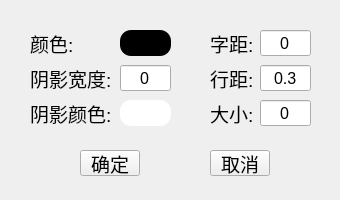
<?xml version="1.0" encoding="UTF-8"?>
<ui version="4.0">
 <class>Dialog</class>
 <widget class="QDialog" name="Dialog">
  <property name="geometry">
   <rect>
    <x>0</x>
    <y>0</y>
    <width>340</width>
    <height>200</height>
   </rect>
  </property>
  <property name="minimumSize">
   <size>
    <width>340</width>
    <height>200</height>
   </size>
  </property>
  <property name="maximumSize">
   <size>
    <width>340</width>
    <height>200</height>
   </size>
  </property>
  <property name="windowTitle">
   <string>字距设置</string>
  </property>
  <property name="windowIcon">
   <iconset>
    <normaloff>img.png</normaloff>
    <normalon>img.png</normalon>img.png</iconset>
  </property>
  <widget class="QLabel" name="label_16">
   <property name="geometry">
    <rect>
     <x>210</x>
     <y>65</y>
     <width>51</width>
     <height>26</height>
    </rect>
   </property>
   <property name="minimumSize">
    <size>
     <width>0</width>
     <height>0</height>
    </size>
   </property>
   <property name="maximumSize">
    <size>
     <width>666666</width>
     <height>26</height>
    </size>
   </property>
   <property name="font">
    <font>
     <pointsize>14</pointsize>
     <bold>false</bold>
    </font>
   </property>
   <property name="autoFillBackground">
    <bool>false</bool>
   </property>
   <property name="styleSheet">
    <string notr="true"/>
   </property>
   <property name="text">
    <string>行距:</string>
   </property>
  </widget>
  <widget class="QLineEdit" name="lineEdit_2">
   <property name="geometry">
    <rect>
     <x>260</x>
     <y>65</y>
     <width>51</width>
     <height>26</height>
    </rect>
   </property>
   <property name="font">
    <font>
     <pointsize>12</pointsize>
    </font>
   </property>
   <property name="text">
    <string>0.3</string>
   </property>
   <property name="maxLength">
    <number>4</number>
   </property>
   <property name="alignment">
    <set>Qt::AlignCenter</set>
   </property>
  </widget>
  <widget class="QLabel" name="label_13">
   <property name="geometry">
    <rect>
     <x>210</x>
     <y>30</y>
     <width>51</width>
     <height>26</height>
    </rect>
   </property>
   <property name="minimumSize">
    <size>
     <width>0</width>
     <height>0</height>
    </size>
   </property>
   <property name="maximumSize">
    <size>
     <width>666666</width>
     <height>26</height>
    </size>
   </property>
   <property name="font">
    <font>
     <pointsize>14</pointsize>
     <bold>false</bold>
    </font>
   </property>
   <property name="contextMenuPolicy">
    <enum>Qt::DefaultContextMenu</enum>
   </property>
   <property name="autoFillBackground">
    <bool>false</bool>
   </property>
   <property name="styleSheet">
    <string notr="true"/>
   </property>
   <property name="text">
    <string>字距:</string>
   </property>
  </widget>
  <widget class="QLineEdit" name="lineEdit">
   <property name="geometry">
    <rect>
     <x>260</x>
     <y>30</y>
     <width>51</width>
     <height>26</height>
    </rect>
   </property>
   <property name="font">
    <font>
     <pointsize>12</pointsize>
    </font>
   </property>
   <property name="text">
    <string>0</string>
   </property>
   <property name="maxLength">
    <number>4</number>
   </property>
   <property name="alignment">
    <set>Qt::AlignCenter</set>
   </property>
  </widget>
  <widget class="QPushButton" name="pushButton">
   <property name="geometry">
    <rect>
     <x>80</x>
     <y>150</y>
     <width>60</width>
     <height>26</height>
    </rect>
   </property>
   <property name="font">
    <font>
     <family>黑体</family>
     <pointsize>14</pointsize>
    </font>
   </property>
   <property name="text">
    <string>确定</string>
   </property>
   <property name="autoDefault">
    <bool>false</bool>
   </property>
  </widget>
  <widget class="QPushButton" name="pushButton_2">
   <property name="geometry">
    <rect>
     <x>210</x>
     <y>150</y>
     <width>60</width>
     <height>26</height>
    </rect>
   </property>
   <property name="font">
    <font>
     <family>黑体</family>
     <pointsize>14</pointsize>
    </font>
   </property>
   <property name="text">
    <string>取消</string>
   </property>
   <property name="autoDefault">
    <bool>false</bool>
   </property>
  </widget>
  <widget class="QPushButton" name="pushButton_1">
   <property name="geometry">
    <rect>
     <x>120</x>
     <y>30</y>
     <width>51</width>
     <height>26</height>
    </rect>
   </property>
   <property name="sizePolicy">
    <sizepolicy hsizetype="Fixed" vsizetype="Fixed">
     <horstretch>0</horstretch>
     <verstretch>0</verstretch>
    </sizepolicy>
   </property>
   <property name="minimumSize">
    <size>
     <width>51</width>
     <height>26</height>
    </size>
   </property>
   <property name="sizeIncrement">
    <size>
     <width>0</width>
     <height>31</height>
    </size>
   </property>
   <property name="font">
    <font>
     <pointsize>11</pointsize>
    </font>
   </property>
   <property name="styleSheet">
    <string notr="true">background-color: #000000;border-width:0px;border-radius:11px;</string>
   </property>
   <property name="text">
    <string/>
   </property>
   <property name="checkable">
    <bool>false</bool>
   </property>
  </widget>
  <widget class="QLabel" name="label_14">
   <property name="geometry">
    <rect>
     <x>30</x>
     <y>30</y>
     <width>70</width>
     <height>26</height>
    </rect>
   </property>
   <property name="minimumSize">
    <size>
     <width>70</width>
     <height>26</height>
    </size>
   </property>
   <property name="maximumSize">
    <size>
     <width>666666</width>
     <height>26</height>
    </size>
   </property>
   <property name="font">
    <font>
     <pointsize>14</pointsize>
     <bold>false</bold>
    </font>
   </property>
   <property name="contextMenuPolicy">
    <enum>Qt::DefaultContextMenu</enum>
   </property>
   <property name="autoFillBackground">
    <bool>false</bool>
   </property>
   <property name="styleSheet">
    <string notr="true"/>
   </property>
   <property name="text">
    <string>颜色:</string>
   </property>
  </widget>
  <widget class="QLabel" name="label_15">
   <property name="geometry">
    <rect>
     <x>30</x>
     <y>100</y>
     <width>91</width>
     <height>26</height>
    </rect>
   </property>
   <property name="minimumSize">
    <size>
     <width>70</width>
     <height>26</height>
    </size>
   </property>
   <property name="maximumSize">
    <size>
     <width>666666</width>
     <height>26</height>
    </size>
   </property>
   <property name="font">
    <font>
     <pointsize>14</pointsize>
     <bold>false</bold>
    </font>
   </property>
   <property name="contextMenuPolicy">
    <enum>Qt::DefaultContextMenu</enum>
   </property>
   <property name="autoFillBackground">
    <bool>false</bool>
   </property>
   <property name="styleSheet">
    <string notr="true"/>
   </property>
   <property name="text">
    <string>阴影颜色:</string>
   </property>
  </widget>
  <widget class="QLabel" name="label_17">
   <property name="geometry">
    <rect>
     <x>30</x>
     <y>65</y>
     <width>91</width>
     <height>26</height>
    </rect>
   </property>
   <property name="minimumSize">
    <size>
     <width>70</width>
     <height>26</height>
    </size>
   </property>
   <property name="maximumSize">
    <size>
     <width>666666</width>
     <height>26</height>
    </size>
   </property>
   <property name="font">
    <font>
     <pointsize>14</pointsize>
     <bold>false</bold>
    </font>
   </property>
   <property name="contextMenuPolicy">
    <enum>Qt::DefaultContextMenu</enum>
   </property>
   <property name="autoFillBackground">
    <bool>false</bool>
   </property>
   <property name="styleSheet">
    <string notr="true"/>
   </property>
   <property name="text">
    <string>阴影宽度:</string>
   </property>
  </widget>
  <widget class="QPushButton" name="pushButton_3">
   <property name="geometry">
    <rect>
     <x>120</x>
     <y>100</y>
     <width>51</width>
     <height>26</height>
    </rect>
   </property>
   <property name="sizePolicy">
    <sizepolicy hsizetype="Fixed" vsizetype="Fixed">
     <horstretch>0</horstretch>
     <verstretch>0</verstretch>
    </sizepolicy>
   </property>
   <property name="minimumSize">
    <size>
     <width>51</width>
     <height>26</height>
    </size>
   </property>
   <property name="sizeIncrement">
    <size>
     <width>0</width>
     <height>31</height>
    </size>
   </property>
   <property name="font">
    <font>
     <pointsize>11</pointsize>
    </font>
   </property>
   <property name="styleSheet">
    <string notr="true">background-color: #ffffff;border-width:0px;border-radius:11px;</string>
   </property>
   <property name="text">
    <string/>
   </property>
   <property name="checkable">
    <bool>false</bool>
   </property>
  </widget>
  <widget class="QLineEdit" name="lineEdit_3">
   <property name="geometry">
    <rect>
     <x>120</x>
     <y>65</y>
     <width>51</width>
     <height>26</height>
    </rect>
   </property>
   <property name="font">
    <font>
     <pointsize>12</pointsize>
    </font>
   </property>
   <property name="text">
    <string>0</string>
   </property>
   <property name="maxLength">
    <number>1</number>
   </property>
   <property name="alignment">
    <set>Qt::AlignCenter</set>
   </property>
  </widget>
  <widget class="QLabel" name="label_18">
   <property name="geometry">
    <rect>
     <x>210</x>
     <y>100</y>
     <width>51</width>
     <height>26</height>
    </rect>
   </property>
   <property name="minimumSize">
    <size>
     <width>0</width>
     <height>0</height>
    </size>
   </property>
   <property name="maximumSize">
    <size>
     <width>666666</width>
     <height>26</height>
    </size>
   </property>
   <property name="font">
    <font>
     <pointsize>14</pointsize>
     <bold>false</bold>
    </font>
   </property>
   <property name="contextMenuPolicy">
    <enum>Qt::DefaultContextMenu</enum>
   </property>
   <property name="autoFillBackground">
    <bool>false</bool>
   </property>
   <property name="styleSheet">
    <string notr="true"/>
   </property>
   <property name="text">
    <string>大小:</string>
   </property>
  </widget>
  <widget class="QLineEdit" name="lineEdit_4">
   <property name="geometry">
    <rect>
     <x>260</x>
     <y>100</y>
     <width>51</width>
     <height>26</height>
    </rect>
   </property>
   <property name="font">
    <font>
     <pointsize>12</pointsize>
    </font>
   </property>
   <property name="text">
    <string>0</string>
   </property>
   <property name="maxLength">
    <number>4</number>
   </property>
   <property name="alignment">
    <set>Qt::AlignCenter</set>
   </property>
  </widget>
 </widget>
 <resources/>
 <connections/>
</ui>
